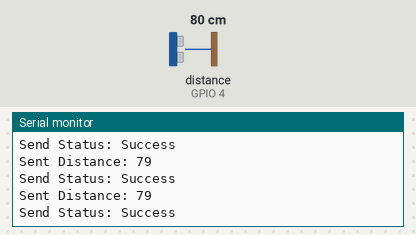
Bench run of a sketch on a simulated ESP8266 (NodeMCU). On the bench: the last lines printed to the serial monitor. Wiring (inferred from the names in the program): ultrasonic range finder: trigger GPIO 2; echo GPIO 4. The inputs (shaded band) are chosen by the test bench; at power-on: distance to the obstacle (sensor on GPIO 4) 80 cm. The echo pulse lasts 58.3 µs per cm.

Above: at 1.3 s.
1.4 s: distance to the obstacle (sensor on GPIO 4) set to 2 cm
At 1.82 s:
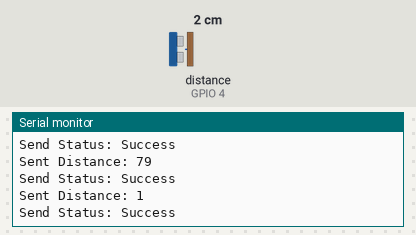
2.9 s: distance to the obstacle (sensor on GPIO 4) set to 4 cm
At 3.33 s:
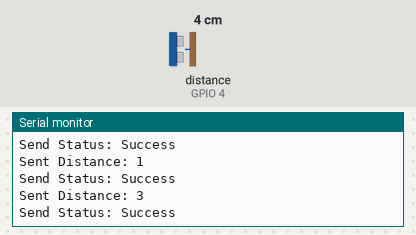
Timing chart, 0 to 5.9 s (numbered marks = the images above; inputs shaded):
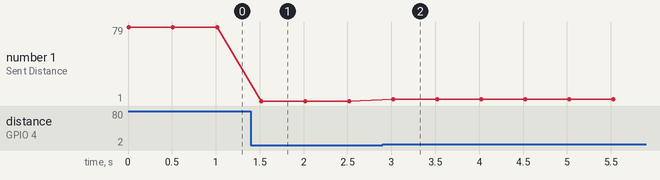

Measured:
- after the input at 1.4 s, the serial monitor: prints a new line after 0.12 s (image 1)
- after the input at 2.9 s, the serial monitor: prints a new line after 0.12 s (image 2)
- plotted number 1: 79 → 1 after the input at 1.4 s, 1 → 3 after the input at 2.9 s

The sketch:

sender.ino
```cpp
#include <ESP8266WiFi.h>
#include <espnow.h>

// Ultrasonic sensor pins
#define TRIG_PIN 2  // D4
#define ECHO_PIN 4  // D2

long duration;
int senderDistance;

// 🔹 Replace with the MAC Address of the Receiver ESP8266
uint8_t receiverMAC[] = {0xC8, 0xC9, 0xA3, 0x57, 0xA7, 0xBE}; // Example MAC address of the receiver

// Data structure to send
typedef struct struct_message {
    int distance;
} struct_message;

struct_message dataToSend;

// Callback function when data is sent
void onDataSent(uint8_t *mac_addr, uint8_t sendStatus) {
    Serial.print("Send Status: ");
    if (sendStatus == 0) {
        Serial.println("Success");
    } else {
        Serial.println("Fail");
    }
}

void setup() {
    Serial.begin(115200);
    WiFi.mode(WIFI_STA);

    // Initialize ESP-NOW
    if (esp_now_init() != 0) {
        Serial.println("❌ ESP-NOW Initialization Failed");
        return;
    }

    // Set the role for the ESP8266 (this device will be the controller)
    esp_now_set_self_role(ESP_NOW_ROLE_CONTROLLER);

    // Register the callback function for send status
    esp_now_register_send_cb(onDataSent);

    // Add the receiver as a peer
    if (esp_now_add_peer(receiverMAC, ESP_NOW_ROLE_SLAVE, 1, NULL, 0) != 0) {
        Serial.println("❌ Failed to add peer");
        return;
    }

    // Set up ultrasonic sensor pins
    pinMode(TRIG_PIN, OUTPUT);
    pinMode(ECHO_PIN, INPUT);

    Serial.println("✅ ESP-NOW Initialized and Ready to Send Data!");
}

void loop() {
    // Measure distance using ultrasonic sensor
    digitalWrite(TRIG_PIN, LOW);
    delayMicroseconds(2);
    digitalWrite(TRIG_PIN, HIGH);
    delayMicroseconds(10);
    digitalWrite(TRIG_PIN, LOW);

    duration = pulseIn(ECHO_PIN, HIGH, 20000); // Timeout after 20ms
    senderDistance = (duration > 0) ? duration * 0.034 / 2 : -1;

    // Only send data if a valid distance is measured
    if (senderDistance > 0) {
        dataToSend.distance = senderDistance;

        // Send data to the receiver using ESP-NOW
        esp_now_send(receiverMAC, (uint8_t *)&dataToSend, sizeof(dataToSend));

        Serial.print("Sent Distance: ");
        Serial.println(senderDistance);
    } else {
        Serial.println("Failed to read sensor!");
    }

    delay(500);  // Delay to avoid flooding with too many messages
}
```
